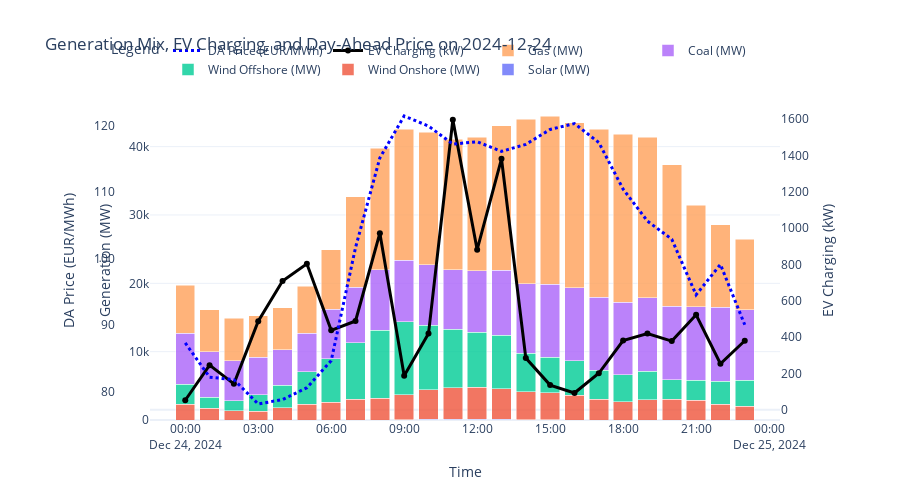

The code cell stored with this chart in its notebook:
### Markdown cell above
### 3.2.1 Single Day

### Code cell
# Pick a date
day_to_plot = "2024-12-24"
day_obj = pd.to_datetime(day_to_plot).date()

# 1. Filter forecast dataframe for that day
df_day = df_fc[df_fc["timestamp"].dt.date == day_obj].copy()

if df_day.empty:
    print(f"No data available for {day_to_plot}")
    raise SystemExit

# Assign hour index t (same as df_fc index)
df_day = df_day.reset_index().rename(columns={"index": "t"})

# 2. Compute aggregated EV PD (kW) from df_pd long format
pd_tot = (
    df_pd.groupby("t")["PD_kW"]
    .sum()
    .reindex(df_day["t"], fill_value=0)
)

df_day["PD_total_kW"] = pd_tot.values

# --------------------------------
# Build Plotly figure
# --------------------------------
fig = go.Figure()

# Stacked gen bars
gen_cols = [
    ("solar_generation",            "Solar (MW)"),
    ("wind_on_generation",          "Wind Onshore (MW)"),
    ("wind_off_generation",         "Wind Offshore (MW)"),
    ("fossil_hard_coal_generation", "Coal (MW)"),
    ("fossil_gas_generation",       "Gas (MW)")
]

for col, label in gen_cols:
    fig.add_trace(go.Bar(
        x=df_day["timestamp"],
        y=df_day[col],
        name=label,
        opacity=0.8
    ))

# EV charging (kW) — secondary axis
fig.add_trace(go.Scatter(
    x=df_day["timestamp"],
    y=df_day["PD_total_kW"],
    name="EV Charging (kW)",
    mode="lines+markers",
    yaxis="y2",
    line=dict(color="black", width=3),
    marker=dict(color="black")
))

# Price (EUR/MWh) — third axis
fig.add_trace(go.Scatter(
    x=df_day["timestamp"],
    y=df_day["forecasted_prices"],
    name="DA Price (EUR/MWh)",
    mode="lines",
    yaxis="y3",
    line=dict(color="blue", width=3, dash="dot")
))

# --------------------------------
# Layout
# --------------------------------
fig.update_layout(
    title=f"Generation Mix, EV Charging, and Day-Ahead Price on {day_to_plot}",

    xaxis=dict(title="Time", domain=[0.1, 1]),

    # Left axis: MW
    yaxis=dict(
        title="Generation (MW)",
        side="left",
        anchor="x",
        position=0
    ),

    # Right axis (inside): EV charging (kW)
    yaxis2=dict(
        title="EV Charging (kW)",
        overlaying="y",
        side="right",
        position=1,
        showgrid=False
    ),

    # Third axis (left, slightly shifted): price
    yaxis3=dict(
        title="DA Price (EUR/MWh)",
        overlaying="y",
        side="left",
        anchor="free",
        position=0.05,
        showgrid=False
    ),

    barmode="stack",
    template="plotly_white",
    height=500,
    margin=dict(r=120),

    legend=dict(
        title="Legend",
        orientation="h",
        yanchor="bottom",
        y=1.05,
        xanchor="center",
        x=0.5
    )
)

fig.show()
